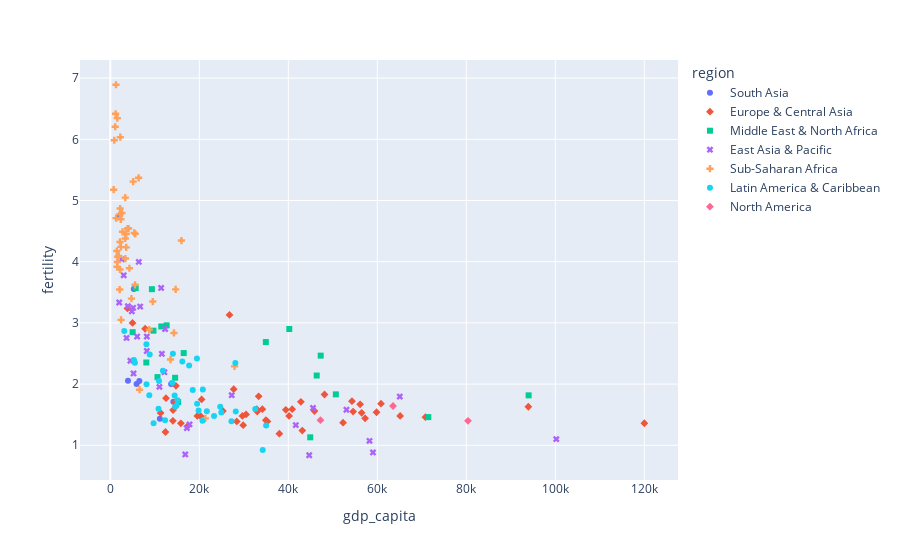

The cell this chart's notebook holds for it:
### Code cell
px.scatter(df20, x='gdp_capita', y='fertility', color='region', symbol='region', hover_name='country')

### Figure 1 — Plotly figure (JSON) as saved in the notebook; plotly's stock layout.template omitted (floating-point values rounded to 4 significant figures)
{"data": [{"hovertemplate": "<b>%{hovertext}</b><br><br>region=South Asia<br>gdp_capita=%{x}<br>fertility=%{y}<extra></extra>", "hovertext": ["Afghanistan", "Bangladesh", "Bhutan", "India", "Maldives", "Nepal", "Pakistan", "Sri Lanka"], "legendgroup": "South Asia", "marker": {"color": "#636efa", "symbol": "circle"}, "mode": "markers", "name": "South Asia", "orientation": "v", "showlegend": true, "type": "scatter", "x": [2079.0, 5905.0, 11140.0, 6518.0, 14170.0, 3973.0, 5285.0, 13660.0], "xaxis": "x", "y": [4.75, 2.003, 1.433, 2.051, 1.712, 2.055, 3.555, 2.0], "yaxis": "y"}, {"hovertemplate": "<b>%{hovertext}</b><br><br>region=Europe & Central Asia<br>gdp_capita=%{x}<br>fertility=%{y}<extra></extra>", "hovertext": ["Albania", "Andorra", "Armenia", "Austria", "Azerbaijan", "Belarus", "Belgium", "Bosnia and Herzegovina", "Bulgaria", "Channel Islands", "Croatia", "Cyprus", "Czechia", "Denmark", "Estonia", "Faroe Islands", "Finland", "France", "Georgia", "Germany", "Gibraltar", "Greece", "Greenland", "Hungary", "Iceland", "Ireland", "Isle of Man", "Italy", "Kazakhstan", "Kosovo", "Kyrgyz Republic", "Latvia", "Liechtenstein", "Lithuania", "Luxembourg", "Moldova", "Monaco", "Montenegro", "Netherlands", "North Macedonia", "Norway", "Poland", "Portugal", "Romania", "Russian Federation", "San Marino", "Serbia", "Slovak Republic", "Slovenia", "Spain", "Sweden", "Switzerland", "Tajikistan", "Turkiye", "Turkmenistan", "Ukraine", "United Kingdom", "Uzbekistan"], "legendgroup": "Europe & Central Asia", "marker": {"color": "#EF553B", "symbol": "diamond"}, "mode": "markers", "name": "Europe & Central Asia", "orientation": "v", "showlegend": true, "type": "scatter", "x": [14060.0, NaN, 14110.0, 57260.0, 14500.0, 20320.0, 54570.0, 15860.0, 25300.0, NaN, 29690.0, 29860.0, 42830.0, 60830.0, 39440.0, NaN, 52310.0, 48130.0, 14750.0, 56480.0, NaN, 28420.0, NaN, 34170.0, 54300.0, 93940.0, NaN, 43140.0, 26780.0, 11310.0, 4991.0, 33020.0, NaN, 40180.0, 120000.0, 12510.0, NaN, 20510.0, 59820.0, 17320.0, 65130.0, 35320.0, 34960.0, 33340.0, 30510.0, 59520.0, 19560.0, 32920.0, 40870.0, 37990.0, 56140.0, 70810.0, 3857.0, 27720.0, NaN, 12390.0, 45870.0, 7823.0], "xaxis": "x", "y": [1.4, NaN, 1.575, 1.44, 1.7, 1.474, 1.55, 1.359, 1.56, 1.447, 1.48, 1.328, 1.71, 1.68, 1.58, 2.323, 1.37, 1.83, 1.971, 1.53, 1.855, 1.39, 2.019, 1.59, 1.72, 1.63, 1.569, 1.24, 3.13, 1.529, 3.0, 1.55, 1.46, 1.48, 1.36, 1.77, NaN, 1.75, 1.54, 1.31, 1.48, 1.39, 1.41, 1.8, 1.505, NaN, 1.48, 1.59, 1.59, 1.19, 1.67, 1.46, 3.237, 1.917, 2.701, 1.217, 1.56, 2.904], "yaxis": "y"}, {"hovertemplate": "<b>%{hovertext}</b><br><br>region=Middle East & North Africa<br>gdp_capita=%{x}<br>fertility=%{y}<extra></extra>", "hovertext": ["Algeria", "Bahrain", "Djibouti", "Egypt, Arab Rep.", "Iran, Islamic Rep.", "Iraq", "Israel", "Jordan", "Kuwait", "Lebanon", "Libya", "Malta", "Morocco", "Oman", "Qatar", "Saudi Arabia", "Syrian Arab Republic", "Tunisia", "United Arab Emirates", "West Bank and Gaza", "Yemen, Rep."], "legendgroup": "Middle East & North Africa", "marker": {"color": "#00cc96", "symbol": "square"}, "mode": "markers", "name": "Middle East & North Africa", "orientation": "v", "showlegend": true, "type": "scatter", "x": [11450.0, 50680.0, 5020.0, 12660.0, 15240.0, 9344.0, 40220.0, 9698.0, 46380.0, 14560.0, 16500.0, 44930.0, 8089.0, 34950.0, 94010.0, 47280.0, NaN, 10600.0, 71460.0, 5705.0, NaN], "xaxis": "x", "y": [2.942, 1.832, 2.848, 2.96, 1.708, 3.551, 2.9, 2.873, 2.14, 2.103, 2.507, 1.13, 2.353, 2.687, 1.816, 2.465, 2.798, 2.114, 1.46, 3.57, 3.886], "yaxis": "y"}, {"hovertemplate": "<b>%{hovertext}</b><br><br>region=East Asia & Pacific<br>gdp_capita=%{x}<br>fertility=%{y}<extra></extra>", "hovertext": ["American Samoa", "Australia", "Brunei Darussalam", "Cambodia", "China", "Fiji", "French Polynesia", "Guam", "Hong Kong SAR, China", "Indonesia", "Japan", "Kiribati", "Korea, Dem. People's Rep.", "Korea, Rep.", "Lao PDR", "Macao SAR, China", "Malaysia", "Marshall Islands", "Micronesia, Fed. Sts.", "Mongolia", "Myanmar", "Nauru", "New Caledonia", "New Zealand", "Northern Mariana Islands", "Palau", "Papua New Guinea", "Philippines", "Samoa", "Singapore", "Solomon Islands", "Thailand", "Timor-Leste", "Tonga", "Tuvalu", "Vanuatu", "Vietnam"], "legendgroup": "East Asia & Pacific", "marker": {"color": "#ab63fa", "symbol": "x"}, "mode": "markers", "name": "East Asia & Pacific", "orientation": "v", "showlegend": true, "type": "scatter", "x": [NaN, 53070.0, 65050.0, 4516.0, 17210.0, 11580.0, NaN, NaN, 59020.0, 12160.0, 41680.0, 2003.0, NaN, 44690.0, 8199.0, 58250.0, 27280.0, 6031.0, 3649.0, 12320.0, 5224.0, 11420.0, NaN, 45550.0, NaN, 16850.0, 3951.0, 8209.0, 6402.0, 100200.0, 2607.0, 17810.0, 5129.0, 6713.0, 4834.0, 3009.0, 11040.0], "xaxis": "x", "y": [NaN, 1.581, 1.796, 2.381, 1.281, 2.495, 1.705, 2.593, 0.883, 2.194, 1.33, 3.333, 1.818, 0.837, 2.541, 1.072, 1.818, 2.777, 2.754, 2.9, 2.174, 3.571, 2.04, 1.61, NaN, 0.85, 3.274, 2.777, 3.997, 1.1, 4.038, 1.341, 3.247, 3.267, 3.188, 3.778, 1.955], "yaxis": "y"}, {"hovertemplate": "<b>%{hovertext}</b><br><br>region=Sub-Saharan Africa <br>gdp_capita=%{x}<br>fertility=%{y}<extra></extra>", "hovertext": ["Angola", "Benin", "Botswana", "Burkina Faso", "Burundi", "Cabo Verde", "Cameroon", "Central African Republic", "Chad", "Comoros", "Congo, Dem. Rep.", "Congo, Rep.", "Cote d'Ivoire", "Equatorial Guinea", "Eritrea", "Eswatini", "Ethiopia", "Gabon", "Gambia, The", "Ghana", "Guinea", "Guinea-Bissau", "Kenya", "Lesotho", "Liberia", "Madagascar", "Malawi", "Mali", "Mauritania", "Mauritius", "Mozambique", "Namibia", "Niger", "Nigeria", "Rwanda", "Sao Tome and Principe", "Senegal", "Seychelles", "Sierra Leone", "Somalia", "South Africa", "South Sudan", "Sudan", "Tanzania", "Togo", "Uganda", "Zambia", "Zimbabwe"], "legendgroup": "Sub-Saharan Africa ", "marker": {"color": "#FFA15A", "symbol": "cross"}, "mode": "markers", "name": "Sub-Saharan Africa ", "orientation": "v", "showlegend": true, "type": "scatter", "x": [6367.0, 3365.0, 14300.0, 2211.0, 751.2, 6577.0, 3871.0, 895.3, 1573.0, 3403.0, 1103.0, 3574.0, 5377.0, 15980.0, NaN, 8755.0, 2379.0, 14680.0, 2157.0, 5558.0, 2750.0, 1905.0, 4749.0, 2413.0, 1461.0, 1517.0, 1573.0, 2243.0, 5613.0, 21350.0, 1303.0, 9548.0, 1283.0, 5138.0, 2182.0, 4286.0, 3574.0, 27920.0, 1675.0, 1191.0, 13530.0, NaN, 4092.0, 2613.0, 2180.0, 2366.0, 3362.0, 2102.0], "xaxis": "x", "y": [5.371, 5.048, 2.836, 4.869, 5.177, 1.908, 4.543, 5.985, 6.346, 4.052, 6.206, 4.234, 4.472, 4.346, 3.933, 2.89, 4.243, 3.548, 4.777, 3.623, 4.489, 4.094, 3.397, 3.049, 4.174, 3.918, 3.995, 6.035, 4.455, 1.44, 4.713, 3.349, 6.892, 5.309, 3.873, 3.893, 4.454, 2.29, 4.08, 6.417, 2.401, 4.543, 4.542, 4.795, 4.323, 4.693, 4.379, 3.545], "yaxis": "y"}, {"hovertemplate": "<b>%{hovertext}</b><br><br>region=Latin America & Caribbean <br>gdp_capita=%{x}<br>fertility=%{y}<extra></extra>", "hovertext": ["Antigua and Barbuda", "Argentina", "Aruba", "Bahamas, The", "Barbados", "Belize", "Bolivia", "Brazil", "British Virgin Islands", "Cayman Islands", "Chile", "Colombia", "Costa Rica", "Cuba", "Curacao", "Dominica", "Dominican Republic", "Ecuador", "El Salvador", "Grenada", "Guatemala", "Guyana", "Haiti", "Honduras", "Jamaica", "Mexico", "Nicaragua", "Panama", "Paraguay", "Peru", "Puerto Rico", "Sint Maarten (Dutch part)", "St. Kitts and Nevis", "St. Lucia", "St. Martin (French part)", "St. Vincent and the Grenadines", "Suriname", "Trinidad and Tobago", "Turks and Caicos Islands", "Uruguay", "Venezuela, RB", "Virgin Islands (U.S.)"], "legendgroup": "Latin America & Caribbean ", "marker": {"color": "#19d3f3", "symbol": "circle"}, "mode": "markers", "name": "Latin America & Caribbean ", "orientation": "v", "showlegend": true, "type": "scatter", "x": [19840.0, 20790.0, 35010.0, 27220.0, 14580.0, 8135.0, 8110.0, 14900.0, NaN, 71310.0, 24940.0, 15100.0, 21690.0, NaN, 20710.0, 10830.0, 17710.0, 10940.0, 8760.0, 13910.0, 8859.0, 19460.0, 3137.0, 5310.0, 9724.0, 18520.0, 5524.0, 28100.0, 14060.0, 11810.0, 34250.0, 32580.0, 28200.0, 12300.0, NaN, 14460.0, 16190.0, 24700.0, 19510.0, 23310.0, NaN, NaN], "xaxis": "x", "y": [1.569, 1.911, 1.325, 1.394, 1.628, 1.999, 2.651, 1.649, 0.976, NaN, 1.537, 1.737, 1.555, 1.5, 1.4, 1.597, 2.303, 2.051, 1.819, 2.023, 2.484, 2.418, 2.869, 2.394, 1.358, 1.905, 2.349, 2.344, 2.497, 2.216, 0.922, 1.591, 1.55, 1.411, 2.448, 1.814, 2.371, 1.631, 1.679, 1.477, 2.23, 2.03], "yaxis": "y"}, {"hovertemplate": "<b>%{hovertext}</b><br><br>region=North America<br>gdp_capita=%{x}<br>fertility=%{y}<extra></extra>", "hovertext": ["Bermuda", "Canada", "United States"], "legendgroup": "North America", "marker": {"color": "#FF6692", "symbol": "diamond"}, "mode": "markers", "name": "North America", "orientation": "v", "showlegend": true, "type": "scatter", "x": [80380.0, 47230.0, 63530.0], "xaxis": "x", "y": [1.4, 1.41, 1.641], "yaxis": "y"}], "layout": {"legend": {"title": {"text": "region"}, "tracegroupgap": 0}, "margin": {"t": 60}, "xaxis": {"anchor": "y", "domain": [0, 1], "title": {"text": "gdp_capita"}}, "yaxis": {"anchor": "x", "domain": [0, 1], "title": {"text": "fertility"}}}}
